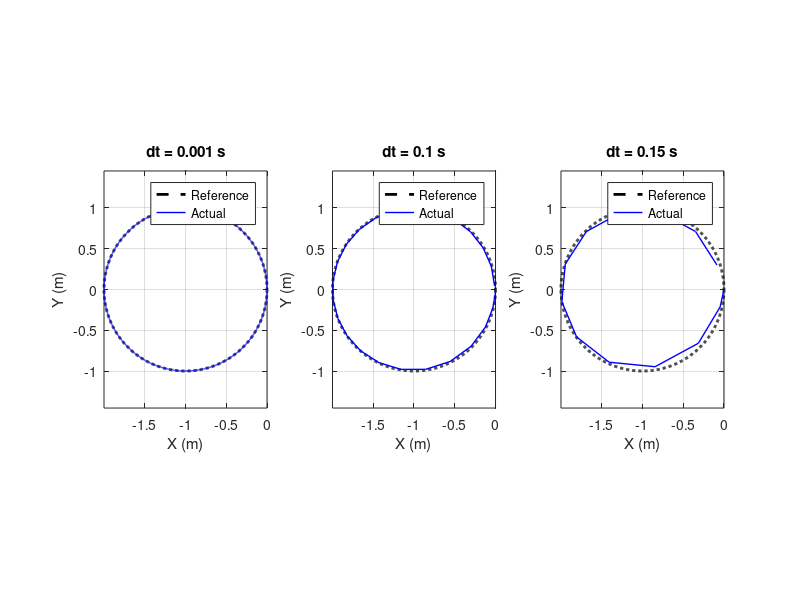

This chart was generated by the following MATLAB code: (Note: this script raises an error after producing the figure.)
% plot_curvilinear.m
% 논문 Fig.14-16 재현: 원형 궤적 추종 결과

clear; clc; close all;
addpath('results');
addpath('core');

R        = 0.2;
v_d      = 0.5;
e_target = 1.0;
Omega    = -v_d / e_target;   % = -0.5 rad/s
T_sim    = 2*pi / abs(Omega); % 원 한 바퀴 주기 ≈ 12.57 s

%% 목표 원형 궤적 (기하학적 원 공식, phi에 무관)
% 곡률 반경 e_target의 원: 중심 (e_target*(cos(0)-1), 0) = (-e,0) → 반지름 e
t_ref = linspace(0, T_sim, 2000);
x_ref = e_target * (cos(Omega * t_ref) - 1);
y_ref = e_target *  sin(Omega * t_ref);

%% 결과 로드
load('results/results_curv_PD.mat');

%% 플롯
figure('Name', 'Fig.14-16 Circular Trajectory PD', ...
       'Position', [100, 100, 1100, 400]);

titles = {'dt = 0.001 s', 'dt = 0.1 s', 'dt = 0.15 s'};

for i = 1:3
    res  = results_curv_PD(i);
    tout = res.tout;

    dtheta = res.dq(:,1);

    % heading angle psi: psi_dot = -R*dtheta/e (식 33: Omega = -R*dtheta/e)
    % phi는 y축 기준 구 회전각(lateral rolling angle)으로 heading angle이 아님
    psi = cumtrapz(tout, -R * dtheta / e_target);

    % 글로벌 XY: 구르기 속도 v = R*|dtheta|, 방향은 heading psi
    dx = R * dtheta .* sin(psi);
    dy = -R * dtheta .* cos(psi);

    x = cumtrapz(tout, dx);
    y = cumtrapz(tout, dy);

    subplot(1, 3, i);
    plot(x_ref, y_ref, 'k--', 'LineWidth', 2, 'DisplayName', 'Reference'); hold on;
    plot(x, y,         'b-',  'LineWidth', 1, 'DisplayName', 'Actual');
    xlabel('X (m)'); ylabel('Y (m)');
    title(titles{i});
    legend('Location', 'best'); grid on;
    axis equal;
end

sgtitle('Circular Trajectory Tracking - PD Controller');
